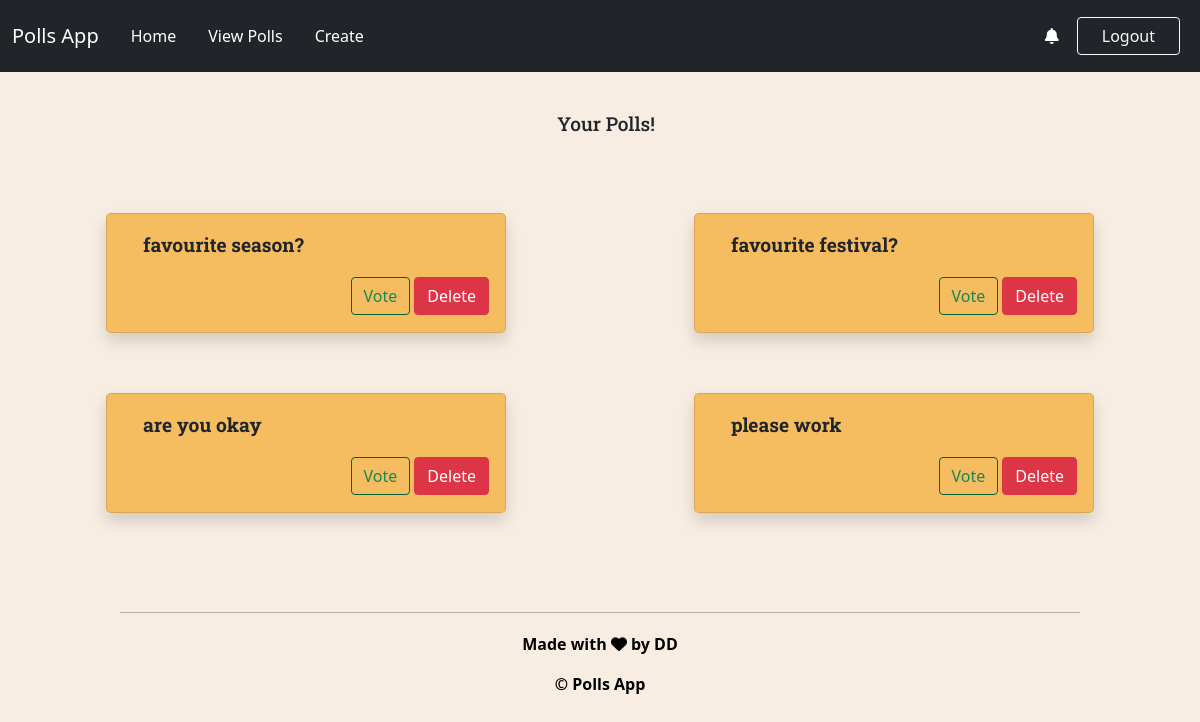
/newpoll/profile/ (signed in), run on the app's committed database.
### newpoll/models.py (models this page shows, shortened)
class Question(models.Model):
    question = models.CharField(max_length=200)
    created_by = models.ForeignKey(User ,on_delete=models.CASCADE, null = True)
    created_on = models.DateTimeField(auto_now_add=True)
    class Meta:
        ordering = ['created_on']

### newpoll/views.py (the view)
# urls.py: path('profile/',views.view_profile,name='profile'),
def view_profile(request):
    if request.user.is_anonymous:
        return redirect('/newpoll/login')
    question = Question.objects.all().filter(created_by=request.user)
    context = {
        "question_list" : question
    }
    return render(request,'profile.html',context)

### newpoll/templates/profile.html (shortened to what this page needs)
{% load static %}
<link href="https://cdn.jsdelivr.net/npm/bootstrap@5.0.2/dist/css/bootstrap.min.css" rel="stylesheet">
<link rel="stylesheet" href="/static/home.css?{%now "U" %}"/>
<link
  rel="stylesheet"
  href="https://cdnjs.cloudflare.com/ajax/libs/font-awesome/6.2.0/css/all.min.css"
/>
<div class="navbar navbar-expand-lg  navbar-dark bg-dark sticky-top">
    <div class="container-fluid">
        <a href="" class="navbar-brand">Polls App</a>
        <div class="collapse navbar-collapse" id="navbarSupportedContent">
            <ul class="navbar-nav me-auto mb-2 mb-lg-0">
                <li class="nav-item">
                    <a class="nav-link active p-2 m-2" aria-current="page" href="../home">Home</a>
                </li>
                <li class="nav-item">
                    <a class="nav-link active p-2 m-2" aria-current="page" href="../profile">View Polls</a>
                </li>
                <li class="nav-item">
                    <a class="nav-link active p-2 m-2" aria-current="page" href="../create">Create</a>
                </li>
            </ul>
            <a href="../sharedpoll" ><i class="fa-solid fa-bell" style="color:white; margin-right:10px;"></i>
            </a>
            <a href="/newpoll/logout" class="login-link">
                <button class="btn btn-outline-light px-4 m-2">Logout</button>
            </a>
        </div>
    </div>
</div>
<h1 class="container-fluid question-heading subh">Your Polls!</h1>
<div class="container-fluid content dis">
    {% for question in question_list%}
    <div class="container-fluid ques shadow card">
        <div class="container-fluid question-heading qb">
            {{question.question}}
        </div>
        <div class="button">
            <a href="../vote/{{question.id}}" class="link">
                <button class="vote-btn btn btn-outline-success">
                    Vote
                </button>
            </a>
            <a href="../delete/{{question.id}}" class="link">
                <button type="button" class="btn btn-danger mx-1">
                    Delete
                </button>
            </a>
        </div>
    </div>
    {% empty %}
    <p class="empty"> No Questions Now </p>
{% endfor %}
</div>
<footer class="footer">
    <hr width="80%" style="margin: 1% auto;" />
    <div class="footerlasr">
      <div class="footer-copyright">
        <p id="credits">Made with <i class="fa fa-heart" aria-hidden="true"></i> by DD</p>
      </div>
    </footer>
    <footer class="beech">
      <p>© Polls App</p>
  </footer>

### newpoll/static/home.css (style rules this page uses)
.content { display: flex; justify-content: space-evenly; flex-direction: column; align-items: flex-start; width:100vw; height:fit-content; padding-top: 5vh; }
.ques { background-color:#f6bd60; border-radius: 5px; display: flex; justify-content: space-evenly; flex-direction: column; width:60vw; height:45vh; margin-bottom: 4vh; }
.question-heading { font-family: 'Roboto Slab'; font-size: 2vmin; padding-left: 2vw; }
.button { display: flex; align-self: flex-end; justify-content: space-between; }
.button .vote-btn { margin-left: 10px; border-color: rgb(7, 97, 49); }
.dis { flex-wrap: wrap; justify-content: space-around; display: flex; flex-direction: row; }
.card { width:400px; margin:30px; backdrop-filter:blur(10px); opacity: 1.0; font-weight:bold; height:120px; }
.subh { text-align: center; font-size:larger; margin-top:40px; }
.qb { font-size:larger; }
.footer { width: 100%; color:black; padding-bottom :0px; margin-top: 69px; font-weight: 500; }
.footerlasr { width: 100%; display: flex; flex-wrap: wrap; justify-content: space-around; }
p { font-weight: bold; color:black; }
#credits { margin-top: 6.9px; }
.beech { text-align:center; }

### data on the page
Question: question "favourite season?"
Question: question "favourite festival?"
Question: question "are you okay"
Question: question "please work"
